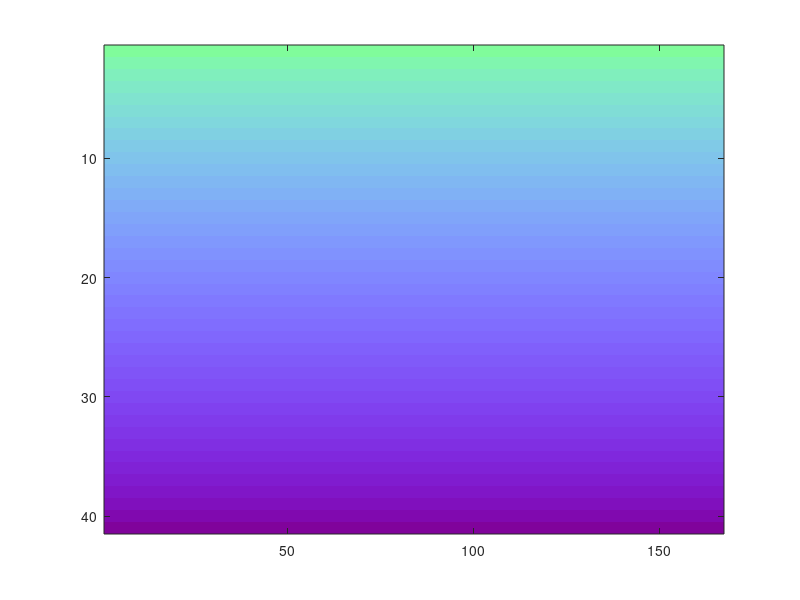

Reproduce this figure in MATLAB.
size = [41, 167, 3];

map = zeros(size);

for pixelY = 1:size(1)
    y = -((pixelY - 0.5) / size(1) * 2 - 1);
    z = sqrt(1 - y * y);
    vec = permute([0, y, z], [1 3 2]);
    map(pixelY, :, :) = repmat(vec / 2.0 + 0.5, 1, size(2), 1);
end

gcf;
imagesc(map);

imwrite(map, 'map.png', 'PNG');